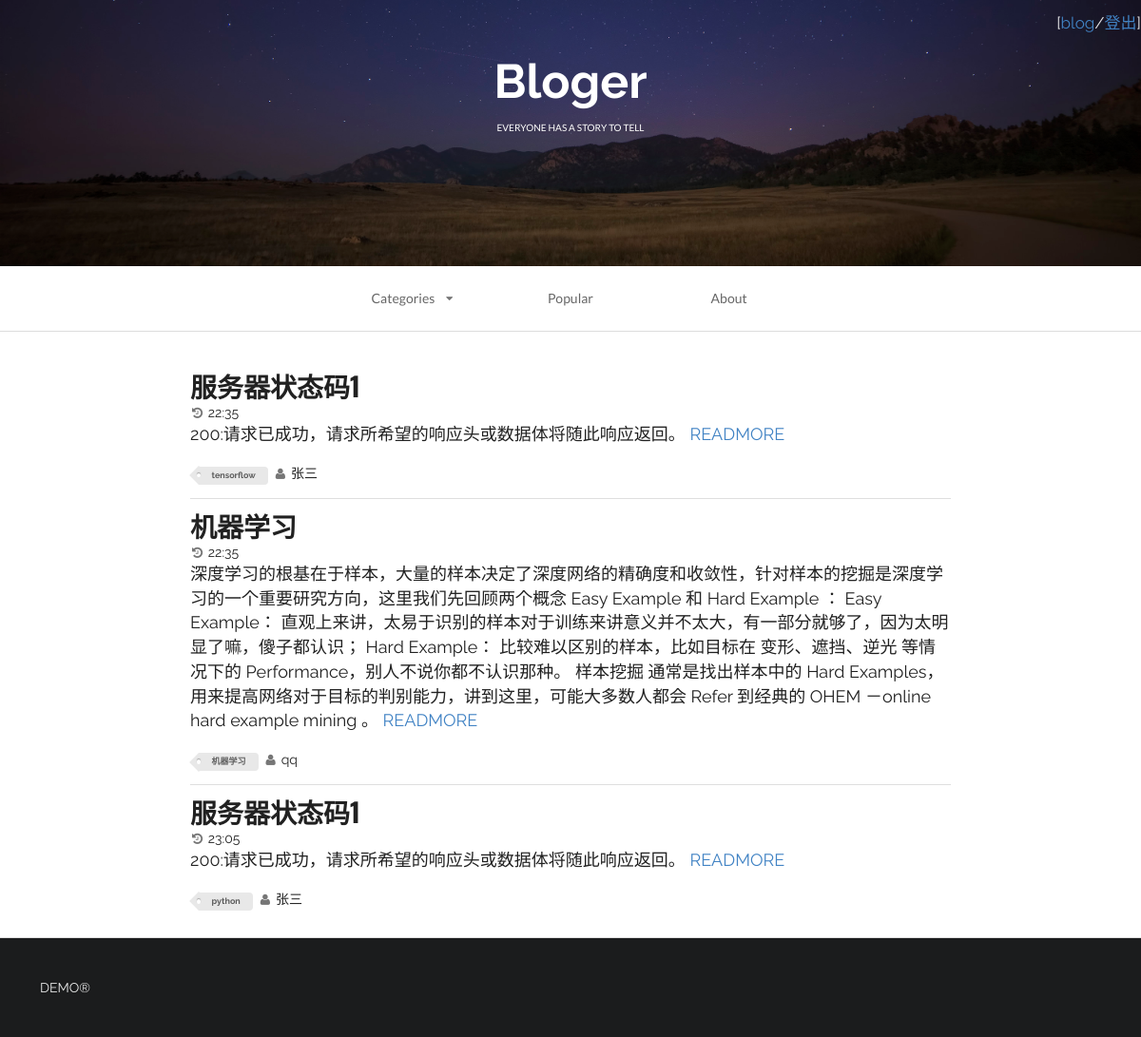
Page /web/index/ (signed in) on the committed database.
### web/models.py (models this page shows, shortened)
class Article(models.Model):
    title = models.CharField(max_length=255)
    content = models.TextField()
    create_time = models.TimeField(auto_now_add=True,null=True)
    author = models.ForeignKey("UserInfo",to_field="id")
    category = models.ForeignKey("Category",to_field="id")
    article_type = models.ForeignKey("ArticleType",to_field="id")

class Category(models.Model):
    caption = models.CharField(max_length=16)
    def __str__(self):
        return self.caption

class UserInfo(models.Model):
    username = models.CharField(max_length=32,verbose_name='用户名',unique=True)
    password = models.CharField(max_length=64,verbose_name='密码')
    email = models.EmailField(verbose_name='邮箱')
    def __str__(self):
        return self.username

### web/views.py (the view)
def Index(reuqest):
    if reuqest.session.get('is_login',None):     #验证是否登陆，如果登陆无需再次登陆
        articlelist = Article.objects.all()
        categorylist = Category.objects.all()
        return render(reuqest,"index.html",{"articlelist":articlelist,
                                            "categorylist":categorylist,
                                            "user":reuqest.session['user']})
    else:
        articlelist = Article.objects.all()
        categorylist = Category.objects.all()
        return render(reuqest, "index.html", {"articlelist": articlelist,
                                              "categorylist": categorylist,
                                              "user":None})

### templates/index.html (shortened to what this page needs)
<!DOCTYPE html>
<html>
    <head>
        <link rel="stylesheet" href="/static/css/semantic.css"  media="screen" title="no title" charset="utf-8">
    </head>
    <body>
        <div class="ui inverted vertical  segment masthead">
            <span class="span_userinfo">
                {% if user is None %}
                    [<a href="/web/login/" >登录</a>/<a href="/web/signup/">注册</a>]
                {% else %}
                    [<a href="/web/home/">{{ user }}</a>/<a href="/web/logout/">登出</a>]
                {% endif %}
            </span>
            <h1 class="ui center aligned header blogslogon" style="font-size:50px;font-family: 'Raleway', sans-serif!important;">
                Bloger
                <p class="ui sub header">
                    everyone has a story to tell
                </p>
            </h1>
        </div>
        <div class="ui container nav">
            <div class="ui borderless text three item menu ">
                <div class="ui simple dropdown  item">
                    Categories
                    <i class="dropdown icon"></i>
                </div>
                <a class="item">
                    Popular
                </a>
                <a class="item">
                    About
                </a>
            </div>
        </div>
        <div class="ui divider"></div>
        <div class="ui  vertical segment">
            {% for row in articlelist %}
                 <div class="ui container vertical segment">
                    <a href="#">
                        <h1 class="ui header">
                            {{ row.title }}
                        </h1>
                    </a>
                    <i class="icon grey small history"></i>{{ row.create_time }}
                    <p>
                        {{ row.content|truncatewords:100 }}
                        <a href="#">
                            <a class="angle tiny double grey right icon">READMORE</a>
                        </a>
                    </p>
                    <div class="ui mini  tag label">
                        {{ row.category }}
                    </div>
                     <i class="icon grey small user"></i>{{ row.author}}
                </div>
            {% endfor %}
        </div>
        <div class="ui inverted  vertical very padded  segment">
            DEMO®
        </div>
    </body>
</html>

### templates/index.html (style rules this page uses)
h1 { font-family:'Oswald', sans-serif!important; font-size:40px; }
body { font-family: 'Raleway', sans-serif; }
p { font-family: 'Raleway', sans-serif; font-size:18px; }
.ui.vertical.segment.masthead { height: 280px; background: url("/static/images/star_banner.jpg"); background-size: cover; background-position: 100% 80%; }
.ui.container.segment { width: 800px; }
.ui.center.aligned.header.blogslogon { margin-top: 40px; }
.ui.center.aligned.header.blogslogon p { margin-top: 10px; color: white; font-size: 10px; }
.ui.container.nav { width: 500px; }
.span_userinfo { float:right; font-size:17px; font-family:'Raleway',sans-serif!important; }

### rows in the picture
Article: title "服务器状态码1", create_time "22:35", content "200:请求已成功，请求所希望的响应头或数据体将随此响应返回。", category "tensorflow", author "张三"
Article: title "机器学习", create_time "22:35", content "深度学习的根基在于样本，大量的样本决定了深度网络的精确度和收敛性，针对样本的挖掘是深度学习的一个重要研究方向，这里我们先回顾两个概念 Easy Example 和 Hard Example ： Easy Example： 直观上来讲，太易于识别的样本对于训练来讲意义并不太大，有一部分就够了，因为太明显了嘛，傻子都认识； Hard Example： 比较难以区别的样本，比如目标在 变形、遮挡、逆光 等情况下的 Performance，别人不说你都不认识那种。 样本挖掘 通常是找出样本中的 Hard Examples，用来提高网络对于目标的判别能力，讲到这里，可能大多数人都会 Refer 到经典的 OHEM －online hard example mining 。", category "机器学习", author "qq"
Article: title "服务器状态码1", create_time "23:05", content "200:请求已成功，请求所希望的响应头或数据体将随此响应返回。", category "python", author "张三"

### other values in the picture
{{ user }} "blog"
